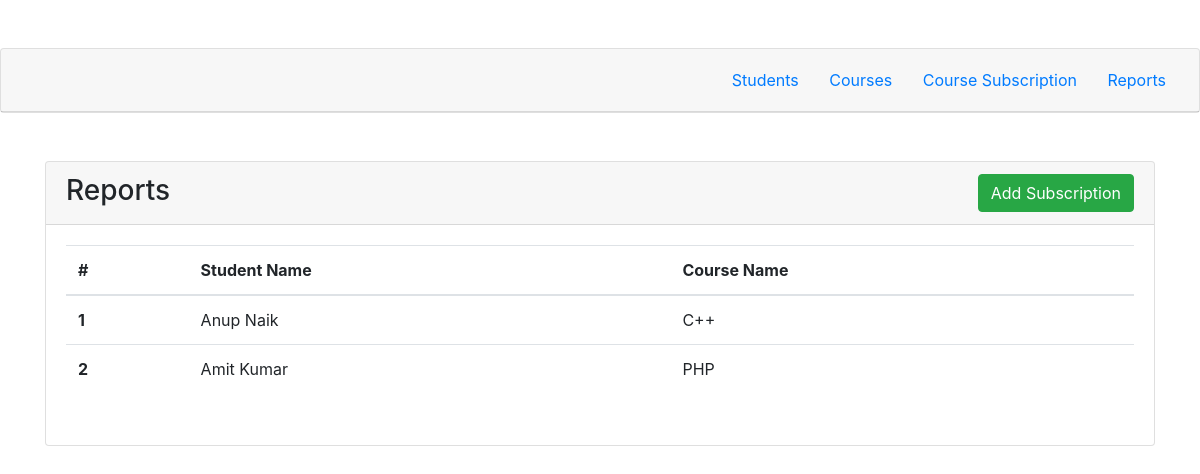
Screenshot of /subscription/index.php with the database file from the repository.
### tables this page shows
CREATE TABLE `course_subscription` (
  `subscription_id` int(10) NOT NULL,
  `student_id` int(10) NOT NULL,
  `course_id` int(10) NOT NULL,
  `status` enum('1','0') NOT NULL DEFAULT '1',
  `created_at` timestamp NOT NULL DEFAULT current_timestamp(),
  `updated_at` timestamp NOT NULL DEFAULT current_timestamp()
);

CREATE TABLE `students` (
  `student_id` int(10) NOT NULL,
  `firstname` varchar(100) NOT NULL,
  `lastname` varchar(100) NOT NULL,
  `dob` date NOT NULL,
  `contact` varchar(16) NOT NULL,
  `status` enum('1','0') NOT NULL DEFAULT '1',
  `created_at` timestamp NOT NULL DEFAULT current_timestamp(),
  `updated_at` timestamp NOT NULL DEFAULT current_timestamp()
);

CREATE TABLE `courses` (
  `course_id` int(10) NOT NULL,
  `course_name` varchar(100) NOT NULL,
  `course_details` text NOT NULL,
  `status` enum('1','0') NOT NULL DEFAULT '1',
  `created_at` timestamp NOT NULL DEFAULT current_timestamp(),
  `updated_at` timestamp NOT NULL DEFAULT current_timestamp()
);

### subscription/SubscriptionController.php (called while the page is built, shortened)
<?php
  require '../include/db.php';
class SubscriptionController{
  public function all($fetchType = PDO::FETCH_OBJ){
    try {
      global $pdo;
      $query = $pdo->prepare('SELECT * FROM course_subscription
      LEFT JOIN students ON course_subscription.student_id = students.student_id
      LEFT JOIN courses ON course_subscription.course_id = courses.course_id
      ORDER BY subscription_id DESC');
      $query->execute();
      return $query->fetchAll($fetchType);
    }catch (Exception $e) {
      error_log("Caught $e");
    }
  }
}
?>

### subscription/index.php (the view, shortened to what this page needs)
<?php
	require __DIR__. '../../include/header.php';
	require '../course/CourseController.php';
	require '../subscription/SubscriptionController.php';
?>
<div class="card mt-5">
	<div class="card-header">
		<span class="h3">Reports</span>
		<span><a class="btn btn-success float-right" href="add-subscription.php">Add Subscription</a></span>
	</div>
	<div class="card-body">
		<table class="table">
  			<thead>
    			<tr>
					<th scope="col">#</th>
					<th scope="col">Student Name</th>
					<th scope="col">Course Name</th>
				</tr>
			</thead>
  			<tbody>
				<?php
					$subscriptions = new SubscriptionController;
					$data = $subscriptions->all();
					$nb_elem_per_page = 10;
					$page = isset($_GET['page'])?intval($_GET['page']-1):0;
					foreach (array_slice($data, $page*$nb_elem_per_page, $nb_elem_per_page) as $key=>$value) : ?>
				<tr>
					<th scope="row"><?php echo $key+1; ?></th>
					<td><?php echo $value->firstname.' '.$value->lastname; ?></td>
					<td><?php echo $value->course_name; ?></td>
				</tr>
				<?php endforeach; ?>
  			</tbody>
		</table>
	</div>
</div>
<?php require '../include/footer.php'; ?>

### include/header.php (shortened to what this page needs)
<!DOCTYPE html>
<html lang="en">
<head>
	<link rel="stylesheet" href="../assets/css/bootstrap.min.css">
	<link rel="stylesheet" href="../assets/css/style.css">
</head>
<body>
	<div class="card mt-5">
		<div class="card-header text-right">
			<span><a class="btn btn-link" href="../student/index.php">Students</a></span>
			<span><a class="btn btn-link" href="../course/index.php">Courses</a></span>
			<span><a class="btn btn-link" href="../subscription/add-subscription.php">Course Subscription</a></span>
			<span><a class="btn btn-link" href="../subscription/index.php">Reports</a></span>
		</div>
	</div>
	<div class="container">

### include/footer.php
	</div>
</body>
</html>

### rows the page displays
course_subscription: student.firstname "Anup", student.lastname "Naik", course.course_name "C++"
course_subscription: student.firstname "Amit", student.lastname "Kumar", course.course_name "PHP"
